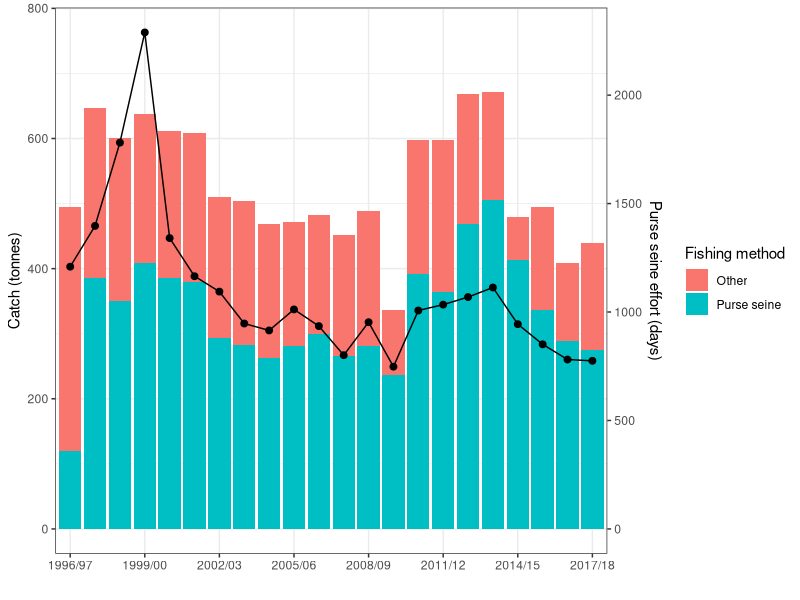
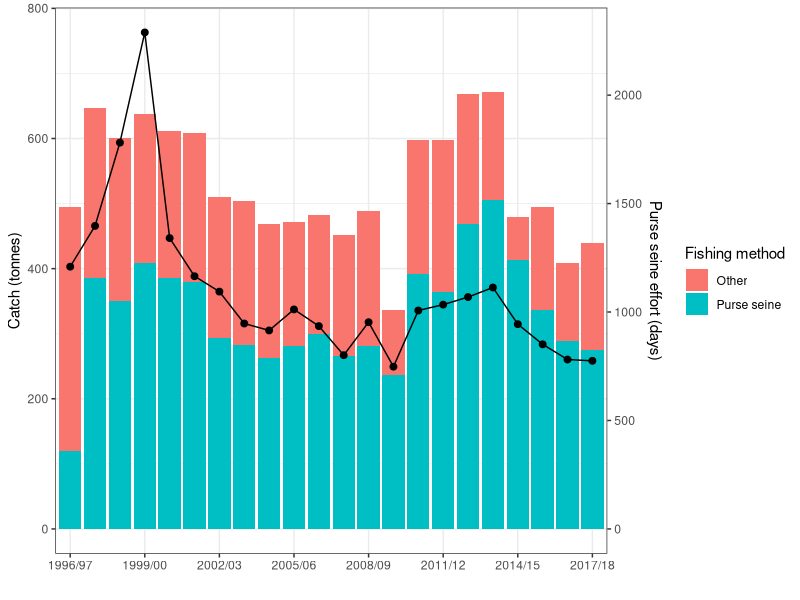

Write R code to recreate these figures, in order.
# CREATED   6 Feb 2020
# MODIFIED  6 Feb 2020

# PURPOSE plot fisheries statistics

# Read the data
#total.catch = read.csv("../Data/NSW yellowtail scad total catch data.csv")
#PurseSeine.catch.effort = read.csv("../Data/NSW yellowtail scad Purse Seine catch and effort data.csv")
catch.effort = read.csv("../Data/NSW_yellowtail_scad_catch_and_effort.csv")

# Format the data into a data.frame
my.df = with(catch.effort, data.frame(year = Year, 'Fishing method' = "Purse seine", catch = purseseine))
my.df = rbind(my.df,
               with(catch.effort, data.frame(year = Year, 'Fishing method' = "Other", catch = Total - purseseine)))

# re-order factors
my.df$Fishing.method = factor(my.df$Fishing.method, levels = c("Other", "Purse seine"))

# Plot
library(ggplot2)

my.p = ggplot(data = my.df) +
       geom_bar(aes(year, catch, fill = Fishing.method), stat = "identity") +
       theme_bw() + xlab("") + ylab("Catch (tonnes)") + scale_fill_discrete(name = "Fishing method") +
       scale_x_discrete( breaks = unique(my.df$year)[c(TRUE,FALSE,FALSE)],
                         labels = unique(my.df$year)[c(TRUE,FALSE,FALSE)]) +
       geom_point(data = catch.effort, aes(Year, PSdays/3), size = 2.0) +
       geom_line(data = catch.effort, aes(x = Year, y = PSdays/3, group = 1)) +
       scale_y_continuous(sec.axis = sec_axis(trans=~ . * 3,
                                         name = 'Purse seine effort (days)'))
 

       
plot(my.p)

png("Results/Graphics/CatchAndEffortVariations.png", width = 800, height = 480)
plot(my.p)
dev.off()


# #postscript("Results/Graphics/CatchAndEffortVariations.ps")
# png("Results/Graphics/CatchAndEffortVariations.png", width = 800, height = 480)
# #par(fg = "black", col.main = "black", col.axis = "black", col.lab = "black", cex = 1.5, cex.lab = 2, cex.axis = 1.5, cex.main = 2.5, mai = c(1.2, 1.8, 1.02, 1.5), mgp = c(4, 1, 0))



# par(mfrow=c(1,2))
# par(mai = c(0.6, 1, 0.5, 1.5), mgp = c(4, 1, 0))

# mp <- with(catch, barplot(t(1e-3 * Catch.in.kg), las = 1, beside = T, border = "lightgrey", col = "lightgrey",
#                         ylab = "Catch (tonnes)", ylim = c(0, 120), axes = FALSE, xlab = ""))

# axis(side = 1, at = mp, label = catch$Year)
# axis(side = 2, at = seq(0, 100, 20), label = seq(0,100,20), las = 1)

# with(effort, lines(mp, Effort.in.days / 10, type = "b", pch = 19))
# #lines(mp, catch$Catch.in.kg / effort$Effort.in.days / 3, type = "b", pch = 15)


# #with(tmp, lines(mp, .5e3 * Catch/Effort, type = "b", pch = 19, col = "black"))
# #lines(mp, .5e3 * tmmp2[,1]/tmmp[,1], type = "b", pch = 15, col = "black")
# #lines(mp, .5e3 * tmmp2[,2]/tmmp[,2], type = "b", pch = 17, col = "black")

# axis(side = 4, at = seq(0, 100, 20), label = seq(0, 1000, 200), las = 1)
# mtext(expression(paste("Effort (", boat.days^-1, ")", sep = "")), side=4,line=3)
# box()
# #abline( h = seq(0,3e4, 5e3), lty = 2, col = "grey")
# legend(21, 115, legend = c("Catch", "Effort"), col = c("lightgrey", "black"), pch = c(15,19), cex = 1, bg = "white")

# ## Plot CPUE
# par(mai = c(0.6, 1, 0.5, 0.5), mgp = c(4, 1, 0))
# plot( 1:length(catch$Year), catch$Catch.in.kg/effort$Effort.in.days,
#       pch = 19,
#       xlab = "Fishing year", ylab = "Catch per unit effort (kg/boat-day)",
#       las = 1, axes = FALSE, ylim = c(0,350));

# axis(1, at = seq(1, length(catch$Year))[c(TRUE,FALSE,FALSE)], catch$Year[c(TRUE,FALSE,FALSE)]);
# axis(2, las = 1);
# box();

# abline(h = seq(0,300,50), col = "lightgrey")

# dev.off()
